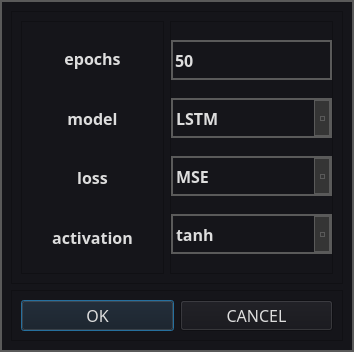
<?xml version="1.0" encoding="UTF-8"?>
<ui version="4.0">
 <class>Dialog</class>
 <widget class="QDialog" name="Dialog">
  <property name="geometry">
   <rect>
    <x>0</x>
    <y>0</y>
    <width>354</width>
    <height>352</height>
   </rect>
  </property>
  <property name="windowTitle">
   <string>Dialog</string>
  </property>
  <property name="styleSheet">
   <string notr="true">*{
	background: #15151A;
	color: #DDDDDD;

}

QWidget::item:selected {
	background: #3D7848;
}

QCheckBox, QRadioButton {
	border: none;
}

QRadioButton::indicator, QCheckBox::indicator {
	width: 13px;
	height: 13px;
}

QRadioButton::indicator::unchecked, QCheckBox::indicator::unchecked {
	border: 1px solid #5A5A5A;
	background: none;
}

QRadioButton::indicator:unchecked:hover, QCheckBox::indicator:unchecked:hover {
	border: 1px solid #DDDDDD;
}

QRadioButton::indicator::checked, QCheckBox::indicator::checked {
	border: 1px solid #5A5A5A;
	background: #5A5A5A;
}

QRadioButton::indicator:checked:hover, QCheckBox::indicator:checked:hover {
	border: 1px solid #DDDDDD;
	background: #DDDDDD;
}

QGroupBox {
	margin-top: 6px;
}

QGroupBox::title {
	top: -7px;
	left: 7px;
}

QScrollBar {
	border: 1px solid #5A5A5A;
	background: #191919;
}

QScrollBar:horizontal {
	height: 15px;
	margin: 0px 0px 0px 32px;
}

QScrollBar:vertical {
	width: 15px;
	margin: 32px 0px 0px 0px;
}

QScrollBar::handle {
	background: #353535;
	border: 1px solid #5A5A5A;
}

QScrollBar::handle:horizontal {
	border-width: 0px 1px 0px 1px;
}

QScrollBar::handle:vertical {
	border-width: 1px 0px 1px 0px;
}

QScrollBar::handle:horizontal {
	min-width: 20px;
}

QScrollBar::handle:vertical {
	min-height: 20px;
}

QScrollBar::add-line, QScrollBar::sub-line {
	background:#353535;
	border: 1px solid #5A5A5A;
	subcontrol-origin: margin;
}

QScrollBar::add-line {
	position: absolute;
}

QScrollBar::add-line:horizontal {
	width: 15px;
	subcontrol-position: left;
	left: 15px;
}

QScrollBar::add-line:vertical {
	height: 15px;
	subcontrol-position: top;
	top: 15px;
}

QScrollBar::sub-line:horizontal {
	width: 15px;
	subcontrol-position: top left;
}

QScrollBar::sub-line:vertical {
	height: 15px;
	subcontrol-position: top;
}

QScrollBar:left-arrow, QScrollBar::right-arrow, QScrollBar::up-arrow, QScrollBar::down-arrow {
	border: 1px solid #5A5A5A;
	width: 3px;
	height: 3px;
}

QScrollBar::add-page, QScrollBar::sub-page {
	background: none;
}

QAbstractButton:hover {
	background: #353535;
}

QAbstractButton:pressed {
	background: #5A5A5A;
}

QAbstractItemView {
	show-decoration-selected: 1;
	selection-background-color: #3D7848;
	selection-color: #DDDDDD;
	alternate-background-color: #353535;
}

QHeaderView {
	border: 1px solid #5A5A5A;
}

QHeaderView::section {
	background: #191919;
	border: 1px solid #5A5A5A;
	padding: 4px;
}

QHeaderView::section:selected, QHeaderView::section::checked {
	background: #353535;
}

QTableView {
	gridline-color: #5A5A5A;
}

QTabBar {
	margin-left: 2px;
}

QTabBar::tab {
	border-radius: 0px;
	padding: 4px;
	margin: 4px;
}

QTabBar::tab:selected {
	background: #353535;
}

QComboBox, QLineEdit{
border :  2px solid #5A5A5A;
}

QComboBox::down-arrow {
	border: 1px solid #5A5A5A;
	background: #353535;
}

QComboBox::drop-down {
	border: 1px solid #5A5A5A;
	background: #353535;
}

QComboBox::down-arrow {
	width: 3px;
	height: 3px;
	border: 1px solid #5A5A5A;
}

QAbstractSpinBox {
	padding-right: 15px;
}

QAbstractSpinBox::up-button, QAbstractSpinBox::down-button {
	border: 1px solid #5A5A5A;
	background: #353535;
	subcontrol-origin: border;
}

QAbstractSpinBox::up-arrow, QAbstractSpinBox::down-arrow {
	width: 3px;
	height: 3px;
	border: 1px solid #5A5A5A;
}

QSlider {
	border: none;
}

QSlider::groove:horizontal {
	height: 5px;
	margin: 4px 0px 4px 0px;
}

QSlider::groove:vertical {
	width: 5px;
	margin: 0px 4px 0px 4px;
}

QSlider::handle {
	border: 1px solid #5A5A5A;
	background: #353535;
}

QSlider::handle:horizontal {
	width: 15px;
	margin: -4px 0px -4px 0px;
}

QSlider::handle:vertical {
	height: 15px;
	margin: 0px -4px 0px -4px;
}

QSlider::add-page:vertical, QSlider::sub-page:horizontal {
	background: #3D7848;
}

QSlider::sub-page:vertical, QSlider::add-page:horizontal {
	background: #353535;
}

QLabel {
	border: none;
}

QProgressBar {
	text-align: center;
}

QProgressBar::chunk {
	width: 1px;
	background-color: #3D7848;
}

QMenu::separator {
	background: #353535;
}</string>
  </property>
  <layout class="QVBoxLayout" name="verticalLayout">
   <property name="spacing">
    <number>0</number>
   </property>
   <property name="leftMargin">
    <number>0</number>
   </property>
   <property name="topMargin">
    <number>0</number>
   </property>
   <property name="rightMargin">
    <number>0</number>
   </property>
   <property name="bottomMargin">
    <number>0</number>
   </property>
   <item>
    <widget class="QFrame" name="frame">
     <property name="styleSheet">
      <string notr="true">#frame
{
border: 2px solid #5A5A5A;
}</string>
     </property>
     <property name="frameShape">
      <enum>QFrame::StyledPanel</enum>
     </property>
     <property name="frameShadow">
      <enum>QFrame::Raised</enum>
     </property>
     <layout class="QVBoxLayout" name="verticalLayout_2">
      <item>
       <widget class="QFrame" name="frame_2">
        <property name="sizePolicy">
         <sizepolicy hsizetype="Expanding" vsizetype="Expanding">
          <horstretch>0</horstretch>
          <verstretch>0</verstretch>
         </sizepolicy>
        </property>
        <property name="frameShape">
         <enum>QFrame::StyledPanel</enum>
        </property>
        <property name="frameShadow">
         <enum>QFrame::Raised</enum>
        </property>
        <layout class="QHBoxLayout" name="horizontalLayout">
         <item>
          <widget class="QFrame" name="frame_3">
           <property name="sizePolicy">
            <sizepolicy hsizetype="Expanding" vsizetype="Preferred">
             <horstretch>0</horstretch>
             <verstretch>0</verstretch>
            </sizepolicy>
           </property>
           <property name="frameShape">
            <enum>QFrame::StyledPanel</enum>
           </property>
           <property name="frameShadow">
            <enum>QFrame::Raised</enum>
           </property>
           <layout class="QVBoxLayout" name="verticalLayout_3">
            <item>
             <widget class="QLabel" name="label">
              <property name="font">
               <font>
                <family>Bahnschrift SemiBold</family>
                <pointsize>12</pointsize>
                <weight>75</weight>
                <bold>true</bold>
               </font>
              </property>
              <property name="text">
               <string>epochs</string>
              </property>
              <property name="alignment">
               <set>Qt::AlignCenter</set>
              </property>
             </widget>
            </item>
            <item>
             <widget class="QLabel" name="label_4">
              <property name="font">
               <font>
                <family>Bahnschrift SemiBold</family>
                <pointsize>12</pointsize>
                <weight>75</weight>
                <bold>true</bold>
               </font>
              </property>
              <property name="text">
               <string>model</string>
              </property>
              <property name="alignment">
               <set>Qt::AlignCenter</set>
              </property>
             </widget>
            </item>
            <item>
             <widget class="QLabel" name="label_2">
              <property name="font">
               <font>
                <family>Bahnschrift SemiBold</family>
                <pointsize>12</pointsize>
                <weight>75</weight>
                <bold>true</bold>
               </font>
              </property>
              <property name="text">
               <string>loss</string>
              </property>
              <property name="alignment">
               <set>Qt::AlignCenter</set>
              </property>
             </widget>
            </item>
            <item>
             <widget class="QLabel" name="label_3">
              <property name="font">
               <font>
                <family>Bahnschrift SemiBold</family>
                <pointsize>12</pointsize>
                <weight>75</weight>
                <bold>true</bold>
               </font>
              </property>
              <property name="text">
               <string>activation</string>
              </property>
              <property name="alignment">
               <set>Qt::AlignCenter</set>
              </property>
             </widget>
            </item>
           </layout>
          </widget>
         </item>
         <item>
          <widget class="QFrame" name="frame_4">
           <property name="sizePolicy">
            <sizepolicy hsizetype="Expanding" vsizetype="Preferred">
             <horstretch>0</horstretch>
             <verstretch>0</verstretch>
            </sizepolicy>
           </property>
           <property name="minimumSize">
            <size>
             <width>0</width>
             <height>0</height>
            </size>
           </property>
           <property name="maximumSize">
            <size>
             <width>16777215</width>
             <height>16777215</height>
            </size>
           </property>
           <property name="frameShape">
            <enum>QFrame::StyledPanel</enum>
           </property>
           <property name="frameShadow">
            <enum>QFrame::Raised</enum>
           </property>
           <layout class="QVBoxLayout" name="verticalLayout_4">
            <property name="spacing">
             <number>0</number>
            </property>
            <property name="leftMargin">
             <number>0</number>
            </property>
            <property name="topMargin">
             <number>0</number>
            </property>
            <property name="rightMargin">
             <number>0</number>
            </property>
            <property name="bottomMargin">
             <number>0</number>
            </property>
            <item>
             <widget class="QLineEdit" name="lineEdit">
              <property name="minimumSize">
               <size>
                <width>0</width>
                <height>40</height>
               </size>
              </property>
              <property name="maximumSize">
               <size>
                <width>16777215</width>
                <height>40</height>
               </size>
              </property>
              <property name="font">
               <font>
                <family>Bahnschrift SemiBold</family>
                <pointsize>12</pointsize>
                <weight>75</weight>
                <bold>true</bold>
               </font>
              </property>
              <property name="text">
               <string>50</string>
              </property>
              <property name="alignment">
               <set>Qt::AlignLeading|Qt::AlignLeft|Qt::AlignVCenter</set>
              </property>
             </widget>
            </item>
            <item>
             <widget class="QComboBox" name="comboBox_3">
              <property name="minimumSize">
               <size>
                <width>0</width>
                <height>40</height>
               </size>
              </property>
              <property name="maximumSize">
               <size>
                <width>16777215</width>
                <height>40</height>
               </size>
              </property>
              <property name="font">
               <font>
                <family>Bahnschrift SemiBold</family>
                <pointsize>12</pointsize>
                <weight>75</weight>
                <bold>true</bold>
               </font>
              </property>
              <item>
               <property name="text">
                <string>LSTM</string>
               </property>
              </item>
              <item>
               <property name="text">
                <string>transformer</string>
               </property>
              </item>
             </widget>
            </item>
            <item>
             <widget class="QComboBox" name="comboBox">
              <property name="minimumSize">
               <size>
                <width>0</width>
                <height>40</height>
               </size>
              </property>
              <property name="maximumSize">
               <size>
                <width>16777215</width>
                <height>40</height>
               </size>
              </property>
              <property name="font">
               <font>
                <family>Bahnschrift SemiBold</family>
                <pointsize>12</pointsize>
                <weight>75</weight>
                <bold>true</bold>
               </font>
              </property>
              <item>
               <property name="text">
                <string>MSE</string>
               </property>
              </item>
              <item>
               <property name="text">
                <string>RMSE</string>
               </property>
              </item>
             </widget>
            </item>
            <item>
             <widget class="QComboBox" name="comboBox_2">
              <property name="minimumSize">
               <size>
                <width>0</width>
                <height>40</height>
               </size>
              </property>
              <property name="maximumSize">
               <size>
                <width>16777215</width>
                <height>40</height>
               </size>
              </property>
              <property name="font">
               <font>
                <family>Bahnschrift SemiBold</family>
                <pointsize>12</pointsize>
                <weight>75</weight>
                <bold>true</bold>
               </font>
              </property>
              <item>
               <property name="text">
                <string>tanh</string>
               </property>
              </item>
              <item>
               <property name="text">
                <string>sigmoid</string>
               </property>
              </item>
              <item>
               <property name="text">
                <string>relu</string>
               </property>
              </item>
              <item>
               <property name="text">
                <string>linear</string>
               </property>
              </item>
             </widget>
            </item>
           </layout>
          </widget>
         </item>
        </layout>
       </widget>
      </item>
      <item>
       <widget class="QFrame" name="frame_5">
        <property name="sizePolicy">
         <sizepolicy hsizetype="Preferred" vsizetype="Preferred">
          <horstretch>0</horstretch>
          <verstretch>0</verstretch>
         </sizepolicy>
        </property>
        <property name="frameShape">
         <enum>QFrame::StyledPanel</enum>
        </property>
        <property name="frameShadow">
         <enum>QFrame::Raised</enum>
        </property>
        <layout class="QHBoxLayout" name="horizontalLayout_2">
         <item>
          <widget class="QPushButton" name="OK_btn">
           <property name="font">
            <font>
             <family>Bahnschrift SemiBold</family>
             <pointsize>12</pointsize>
            </font>
           </property>
           <property name="text">
            <string>OK</string>
           </property>
          </widget>
         </item>
         <item>
          <widget class="QPushButton" name="cancel_btn">
           <property name="font">
            <font>
             <family>Bahnschrift SemiBold</family>
             <pointsize>12</pointsize>
            </font>
           </property>
           <property name="text">
            <string>CANCEL</string>
           </property>
          </widget>
         </item>
        </layout>
       </widget>
      </item>
     </layout>
    </widget>
   </item>
  </layout>
 </widget>
 <resources/>
 <connections/>
</ui>
